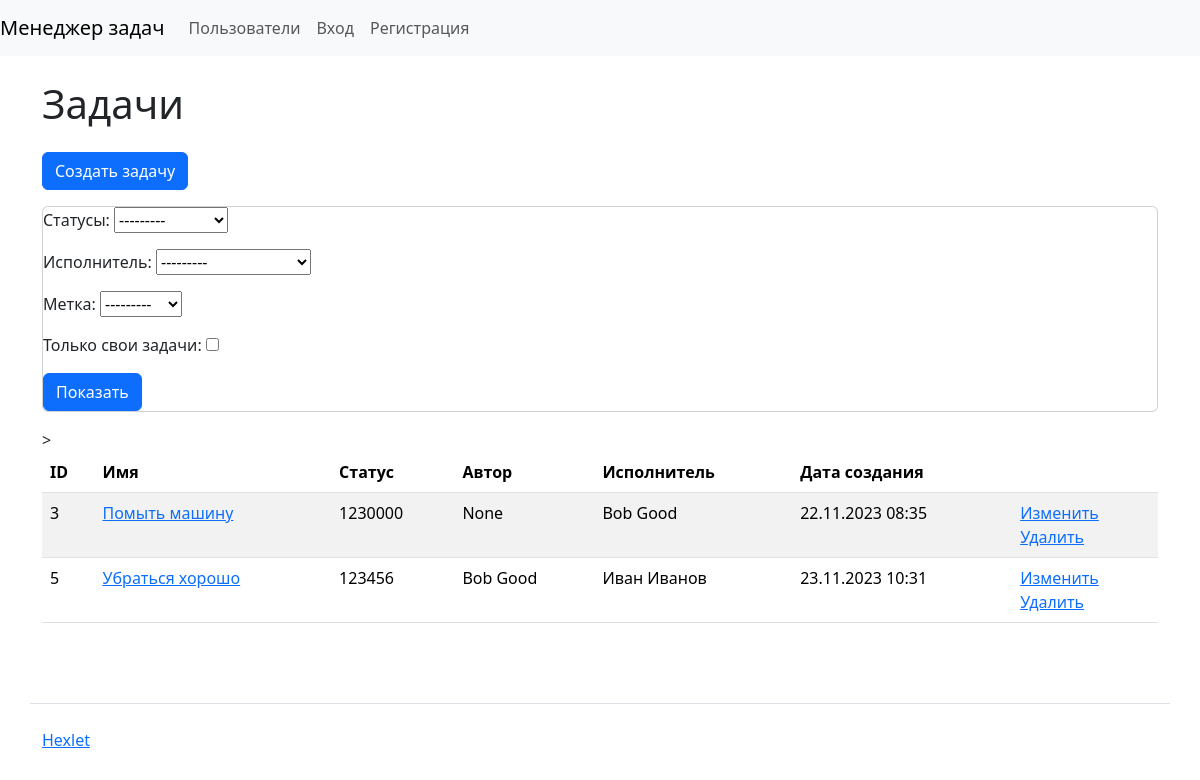
/tasks/, run on an earlier commit of the app's database.
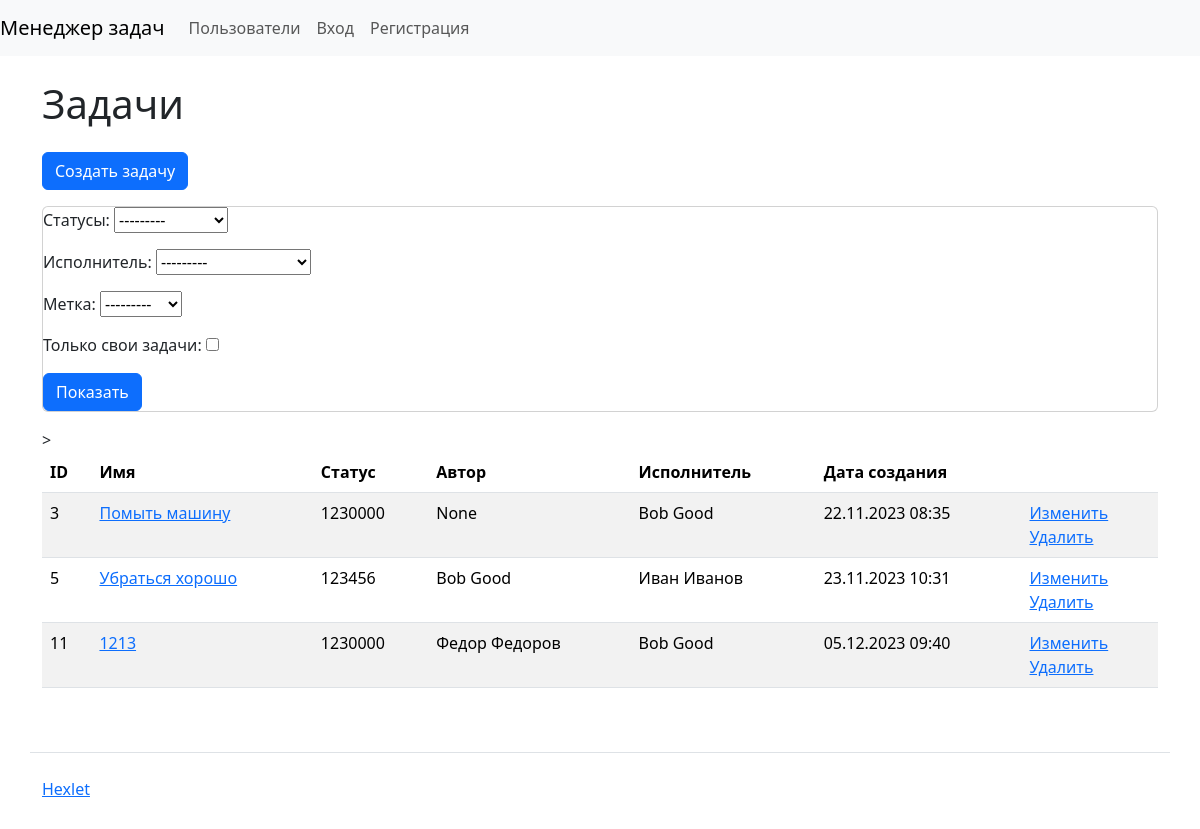
And on a later commit of the database.
### task_manager/tasks/models.py (models this page shows, shortened)
class Task(models.Model):
    name = models.CharField(max_length=255)
    description = models.CharField(max_length=255)
    status = models.ForeignKey(Status, on_delete=models.PROTECT, related_name='status')
    author = models.ForeignKey(User, null=True, on_delete=models.PROTECT, related_name='author')
    executor = models.ForeignKey(User, blank=True,
                                 null=True, on_delete=models.PROTECT, related_name='executor')
    labels = models.ManyToManyField(Label, blank=True, )
    created_at = models.DateTimeField(auto_now_add=True)

### task_manager/statuses/models.py (models this page shows)
class Status(models.Model):
    name = models.CharField(max_length=250, unique=True)
    created_at = models.DateTimeField(auto_now_add=True)
    def __str__(self):
        return self.name

### task_manager/users/models.py (models this page shows, shortened)
class User(AbstractUser):
    def __str__(self):
        return self.get_full_name()

### task_manager/tasks/views.py (the view)
# urls.py: path('', IndexTaskView.as_view(), name="tasks_index"),
class IndexTaskView(ListView, FilterView):
    def get(self, request, *args, **kwargs):
        tasks = Task.objects.all()
        tasks_filtered = TaskFilter(request.GET, queryset=tasks)
        return render(request, 'tasks/task.html', {'filter': tasks_filtered, 'tasks': tasks})

### task_manager/labels/models.py (called while the page is built)
    def __str__(self):
        return self.name

### task_manager/tasks/filters.py (called while the page is built)
    def get_self_tasks(self, queryset, name, value):
        return queryset.filter(author_id=self.user) if value else queryset

### task_manager/templates/tasks/task.html (shortened to what this page needs)
{% extends 'base.html' %}
{% load django_bootstrap5 %}
{% load i18n %}
{% block content %}
      <h1 class="my-4">{% trans 'Tasks' %}</h1>
<a class="btn btn-primary mb-3" href="{% url 'tasks_create'%}">Создать задачу</a>
    <div class="card mb-3">
	<form class="form-inline center" action="" method="get">
		{{ filter.form.as_p }}
        {% bootstrap_button button_type="submit" content="Показать" name="filter" %}
	</form>
</div>
        <table class="table table-striped">
          <thead class="thead-dark">
            <tr>
              <th>ID</th>
              <th>{% trans 'name' %}</th>
                <th>{% trans 'status' %}</th>
              <th>{% trans 'author' %}</th>
                <th>{% trans 'executor' %}</th>
              <th>{% trans 'date of creation' %}</th>
              <th></th>>
            </tr>
          </thead>
          <tbody>
{% if filter.qs  %}
          {% for task in filter.qs  %}
            <tr class="align-baseline">
              <td>{{ task.id }}</td>
              <td>
        <a href="{% url 'tasks_detail' task.pk %}">{{ task.name }}</a>
              </td>
              <td>{{ task.status }}</td>
              <td>{{ task.author }} </td>
                <td>{{ task.executor }} </td>
              <td>{{ task.created_at|date:"d.m.Y H:i" }}</td>
              <td>
                <a href="{% url 'tasks_update' pk=task.id %}" >{% trans 'Edit' %}</a>
                <br>
                <a href="{% url 'tasks_delete' pk=task.id %}" >{% trans 'Delete' %}</a>
              </td>
            </tr>
          {% endfor %}
{%endif%}
          </tbody>
        </table>
{% endblock %}

What changed in the data, as far as the page shows it:
added Task: id "11", name "1213", status "1230000", author "Федор Федоров", executor "Bob Good", created_at "05.12.2023 09:40"
